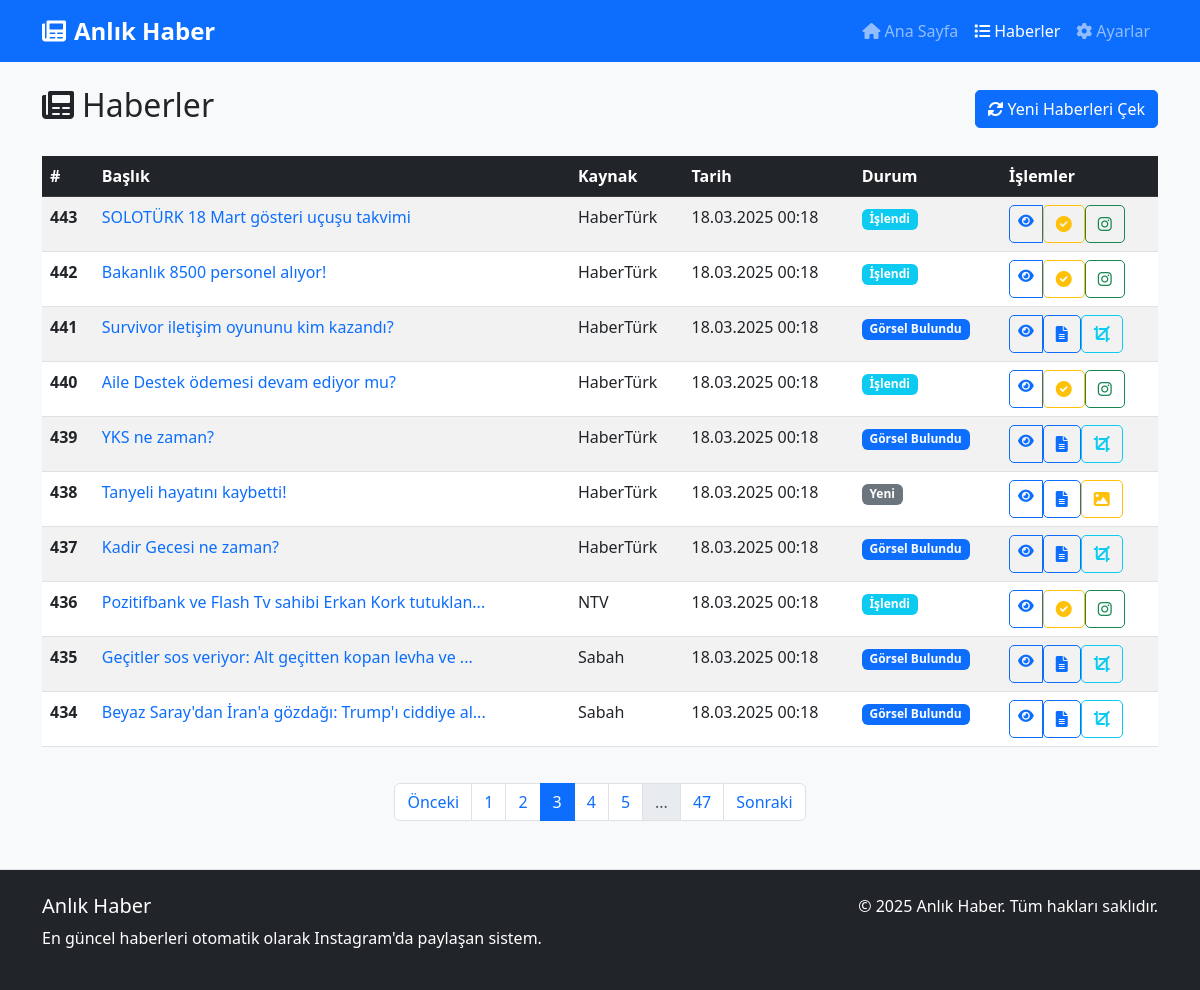
Screenshot of /haberler?page=3 with the database file from the repository.
### models.py (models this page shows, shortened)
class Haber(db.Model):
    id = db.Column(db.Integer, primary_key=True)
    baslik = db.Column(db.String(255), nullable=False)
    icerik = db.Column(db.Text, nullable=False)
    ozet = db.Column(db.Text, nullable=True)
    kaynak = db.Column(db.String(100), nullable=False)
    url = db.Column(db.String(500), nullable=False, unique=True)
    gorsel_url = db.Column(db.String(500), nullable=True)
    islenmis_gorsel_path = db.Column(db.String(500), nullable=True)
    orijinal_gorsel_path = db.Column(db.String(500), nullable=True)
    paylasildi = db.Column(db.Boolean, default=False)
    paylasima_hazir = db.Column(db.Boolean, default=False)
    paylasilma_zamani = db.Column(db.DateTime, nullable=True)
    instagram_post_id = db.Column(db.String(100), nullable=True)
    olusturulma_zamani = db.Column(db.DateTime, default=datetime.now)

### app.py (the view)
    @app.route('/haberler')
    def haberler():
        page = request.args.get('page', 1, type=int)
        per_page = 10
        haberler = Haber.query.order_by(Haber.olusturulma_zamani.desc()).paginate(page=page, per_page=per_page)
        return render_template('haberler.html', haberler=haberler, now=datetime.now())

### templates/haberler.html (shortened to what this page needs)
{% extends 'base.html' %}
{% block content %}
<div class="d-flex justify-content-between align-items-center mb-4">
    <h2><i class="fas fa-newspaper me-2"></i>Haberler</h2>
    <form action="{{ url_for('haberleri_cek_route') }}" method="post">
        <button type="submit" class="btn btn-primary">
            <i class="fas fa-sync-alt me-1"></i>Yeni Haberleri Çek
        </button>
    </form>
</div>
{% if haberler.items %}
    <div class="table-responsive">
        <table class="table table-hover table-striped">
            <thead class="table-dark">
                <tr>
                    <th scope="col">#</th>
                    <th scope="col">Başlık</th>
                    <th scope="col">Kaynak</th>
                    <th scope="col">Tarih</th>
                    <th scope="col">Durum</th>
                    <th scope="col">İşlemler</th>
                </tr>
            </thead>
            <tbody>
                {% for haber in haberler.items %}
                    <tr>
                        <th scope="row">{{ haber.id }}</th>
                        <td>
                            <a href="{{ url_for('haber_detay', haber_id=haber.id) }}" class="text-decoration-none">
                                {{ haber.baslik[:50] }}{% if haber.baslik|length > 50 %}...{% endif %}
                            </a>
                        </td>
                        <td>{{ haber.kaynak }}</td>
                        <td>{{ haber.olusturulma_zamani.strftime('%d.%m.%Y %H:%M') }}</td>
                        <td>
                            {% if haber.paylasildi %}
                                <span class="badge bg-success">Paylaşıldı</span>
                            {% elif haber.paylasima_hazir %}
                                <span class="badge bg-warning">Paylaşıma Hazır</span>
                            {% elif haber.islenmis_gorsel_path %}
                                <span class="badge bg-info">İşlendi</span>
                            {% elif haber.gorsel_url %}
                                <span class="badge bg-primary">Görsel Bulundu</span>
                            {% elif haber.ozet %}
                                <span class="badge bg-primary">Özetlendi</span>
                            {% else %}
                                <span class="badge bg-secondary">Yeni</span>
                            {% endif %}
                        </td>
                        <td>
                            <div class="btn-group btn-group-sm" role="group">
                                <a href="{{ url_for('haber_detay', haber_id=haber.id) }}" class="btn btn-outline-primary" title="Detay">
                                    <i class="fas fa-eye"></i>
                                </a>
                                {% if not haber.ozet %}
                                    <form action="{{ url_for('ozetsiz_haberleri_ozetle_route') }}" method="post" class="d-inline">
                                        <button type="submit" class="btn btn-outline-primary" title="Özetle">
                                            <i class="fas fa-file-alt"></i>
                                        </button>
                                    </form>
                                {% endif %}
                                {% if not haber.gorsel_url %}
                                    <form action="{{ url_for('haber_gorsel_bul', haber_id=haber.id) }}" method="post" class="d-inline">
                                        <button type="submit" class="btn btn-outline-warning" title="Görsel Bul">
                                            <i class="fas fa-image"></i>
                                        </button>
                                    </form>
                                {% endif %}
                                {% if haber.gorsel_url and not haber.islenmis_gorsel_path %}
                                    <form action="{{ url_for('haber_gorselini_isle', haber_id=haber.id) }}" method="post" class="d-inline">
                                        <button type="submit" class="btn btn-outline-info" title="Görseli İşle">
                                            <i class="fas fa-crop"></i>
                                        </button>
                                    </form>
                                {% endif %}
                                {% if haber.islenmis_gorsel_path and haber.ozet and not haber.paylasima_hazir and not haber.paylasildi %}
                                    <form action="{{ url_for('haber_paylasima_hazirla', haber_id=haber.id) }}" method="post" class="d-inline">
                                        <button type="submit" class="btn btn-outline-warning" title="Paylaşıma Hazırla">
                                            <i class="fas fa-check-circle"></i>
                                        </button>
                                    </form>
                                {% endif %}
                                {% if haber.islenmis_gorsel_path and not haber.paylasildi %}
                                    <form action="{{ url_for('haber_paylas', haber_id=haber.id) }}" method="post" class="d-inline">
                                        <button type="submit" class="btn btn-outline-success" title="Instagram'da Paylaş">
                                            <i class="fab fa-instagram"></i>
                                        </button>
                                    </form>
                                {% endif %}
                            </div>
                        </td>
                    </tr>
                {% endfor %}
            </tbody>
        </table>
    </div>
    <nav aria-label="Sayfalama">
        <ul class="pagination justify-content-center">
            {% if haberler.has_prev %}
                <li class="page-item">
                    <a class="page-link" href="{{ url_for('haberler', page=haberler.prev_num) }}">Önceki</a>
                </li>
            {% else %}
                <li class="page-item disabled">
                    <span class="page-link">Önceki</span>
                </li>
            {% endif %}
            {% for page_num in haberler.iter_pages(left_edge=1, right_edge=1, left_current=2, right_current=2) %}
                {% if page_num %}
                    {% if page_num == haberler.page %}
                        <li class="page-item active">
                            <span class="page-link">{{ page_num }}</span>
                        </li>
                    {% else %}
                        <li class="page-item">
                            <a class="page-link" href="{{ url_for('haberler', page=page_num) }}">{{ page_num }}</a>
                        </li>
                    {% endif %}
                {% else %}
                    <li class="page-item disabled">
                        <span class="page-link">...</span>
                    </li>
                {% endif %}
            {% endfor %}
            {% if haberler.has_next %}
                <li class="page-item">
                    <a class="page-link" href="{{ url_for('haberler', page=haberler.next_num) }}">Sonraki</a>
                </li>
            {% else %}
                <li class="page-item disabled">
                    <span class="page-link">Sonraki</span>
                </li>
            {% endif %}
        </ul>
    </nav>
{% else %}
    <div class="alert alert-info">
        <i class="fas fa-info-circle me-2"></i>Henüz hiç haber bulunmuyor. "Yeni Haberleri Çek" butonuna tıklayarak haberleri çekmeye başlayabilirsiniz.
    </div>
{% endif %}
{% endblock %}

### static/css/style.css (style rules this page uses)
body { background-color: #f8f9fa; font-family: 'Segoe UI', Tahoma, Geneva, Verdana, sans-serif; }
.btn { border-radius: 5px; font-weight: 500; }
.table th { font-weight: 600; }
.pagination { margin-top: 20px; }

### rows the page displays
Haber: id "443", baslik "SOLOTÜRK 18 Mart gösteri uçuşu takvimi", kaynak "HaberTürk", olusturulma_zamani "18.03.2025 00:18", paylasildi "İşlendi"
Haber: id "442", baslik "Bakanlık 8500 personel alıyor!", kaynak "HaberTürk", olusturulma_zamani "18.03.2025 00:18", paylasildi "İşlendi"
Haber: id "441", baslik "Survivor iletişim oyununu kim kazandı?", kaynak "HaberTürk", olusturulma_zamani "18.03.2025 00:18", paylasildi "Görsel Bulundu"
Haber: id "440", baslik "Aile Destek ödemesi devam ediyor mu?", kaynak "HaberTürk", olusturulma_zamani "18.03.2025 00:18", paylasildi "İşlendi"
Haber: id "439", baslik "YKS ne zaman?", kaynak "HaberTürk", olusturulma_zamani "18.03.2025 00:18", paylasildi "Görsel Bulundu"
Haber: id "438", baslik "Tanyeli hayatını kaybetti!", kaynak "HaberTürk", olusturulma_zamani "18.03.2025 00:18", paylasildi "Yeni"
Haber: id "437", baslik "Kadir Gecesi ne zaman?", kaynak "HaberTürk", olusturulma_zamani "18.03.2025 00:18", paylasildi "Görsel Bulundu"
Haber: id "436", baslik "Pozitifbank ve Flash Tv sahibi Erkan Kork tutuklan", kaynak "NTV", olusturulma_zamani "18.03.2025 00:18", paylasildi "İşlendi"
Haber: id "435", baslik "Geçitler sos veriyor: Alt geçitten kopan levha ve", kaynak "Sabah", olusturulma_zamani "18.03.2025 00:18", paylasildi "Görsel Bulundu"
Haber: id "434", baslik "Beyaz Saray'dan İran'a gözdağı: Trump'ı ciddiye al", kaynak "Sabah", olusturulma_zamani "18.03.2025 00:18", paylasildi "Görsel Bulundu"

### other values shown
{{ page_num }} "1" "2" "4" "5" "47"
{{ page_num }} "3"
